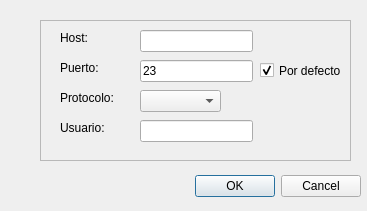
<?xml version="1.0" encoding="UTF-8"?>
<ui version="4.0">
 <class>FormularioConexion</class>
 <widget class="QDialog" name="FormularioConexion">
  <property name="geometry">
   <rect>
    <x>0</x>
    <y>0</y>
    <width>367</width>
    <height>211</height>
   </rect>
  </property>
  <property name="windowTitle">
   <string>QT6530 - Conexion</string>
  </property>
  <widget class="QDialogButtonBox" name="buttonBox">
   <property name="geometry">
    <rect>
     <x>20</x>
     <y>170</y>
     <width>341</width>
     <height>32</height>
    </rect>
   </property>
   <property name="orientation">
    <enum>Qt::Horizontal</enum>
   </property>
   <property name="standardButtons">
    <set>QDialogButtonBox::Cancel|QDialogButtonBox::Ok</set>
   </property>
  </widget>
  <widget class="QFrame" name="frame">
   <property name="geometry">
    <rect>
     <x>40</x>
     <y>20</y>
     <width>311</width>
     <height>141</height>
    </rect>
   </property>
   <property name="layoutDirection">
    <enum>Qt::LeftToRight</enum>
   </property>
   <property name="frameShape">
    <enum>QFrame::StyledPanel</enum>
   </property>
   <property name="frameShadow">
    <enum>QFrame::Raised</enum>
   </property>
   <widget class="QLineEdit" name="host">
    <property name="geometry">
     <rect>
      <x>100</x>
      <y>10</y>
      <width>113</width>
      <height>22</height>
     </rect>
    </property>
   </widget>
   <widget class="QLineEdit" name="puerto">
    <property name="geometry">
     <rect>
      <x>100</x>
      <y>40</y>
      <width>113</width>
      <height>22</height>
     </rect>
    </property>
    <property name="text">
     <string>23</string>
    </property>
    <property name="readOnly">
     <bool>true</bool>
    </property>
   </widget>
   <widget class="QComboBox" name="protocolo">
    <property name="geometry">
     <rect>
      <x>100</x>
      <y>70</y>
      <width>81</width>
      <height>22</height>
     </rect>
    </property>
    <property name="currentText">
     <string/>
    </property>
   </widget>
   <widget class="QLabel" name="label">
    <property name="geometry">
     <rect>
      <x>20</x>
      <y>10</y>
      <width>49</width>
      <height>16</height>
     </rect>
    </property>
    <property name="text">
     <string>Host:</string>
    </property>
   </widget>
   <widget class="QLabel" name="label_2">
    <property name="geometry">
     <rect>
      <x>20</x>
      <y>40</y>
      <width>49</width>
      <height>16</height>
     </rect>
    </property>
    <property name="text">
     <string>Puerto:</string>
    </property>
   </widget>
   <widget class="QLabel" name="label_3">
    <property name="geometry">
     <rect>
      <x>20</x>
      <y>70</y>
      <width>61</width>
      <height>16</height>
     </rect>
    </property>
    <property name="text">
     <string>Protocolo:</string>
    </property>
   </widget>
   <widget class="QCheckBox" name="checkBox">
    <property name="geometry">
     <rect>
      <x>220</x>
      <y>40</y>
      <width>91</width>
      <height>21</height>
     </rect>
    </property>
    <property name="text">
     <string>Por defecto</string>
    </property>
    <property name="checked">
     <bool>true</bool>
    </property>
   </widget>
   <widget class="QLabel" name="label_4">
    <property name="geometry">
     <rect>
      <x>20</x>
      <y>100</y>
      <width>61</width>
      <height>16</height>
     </rect>
    </property>
    <property name="text">
     <string>Usuario:</string>
    </property>
   </widget>
   <widget class="QLineEdit" name="usuario">
    <property name="geometry">
     <rect>
      <x>100</x>
      <y>100</y>
      <width>113</width>
      <height>22</height>
     </rect>
    </property>
    <property name="toolTip">
     <string>Solo para SSH: por telnet el usuario se teclea adentro de la sesion</string>
    </property>
   </widget>
  </widget>
 </widget>
 <resources/>
 <connections>
  <connection>
   <sender>buttonBox</sender>
   <signal>rejected()</signal>
   <receiver>FormularioConexion</receiver>
   <slot>reject()</slot>
   <hints>
    <hint type="sourcelabel">
     <x>316</x>
     <y>260</y>
    </hint>
    <hint type="destinationlabel">
     <x>286</x>
     <y>274</y>
    </hint>
   </hints>
  </connection>
 </connections>
</ui>
